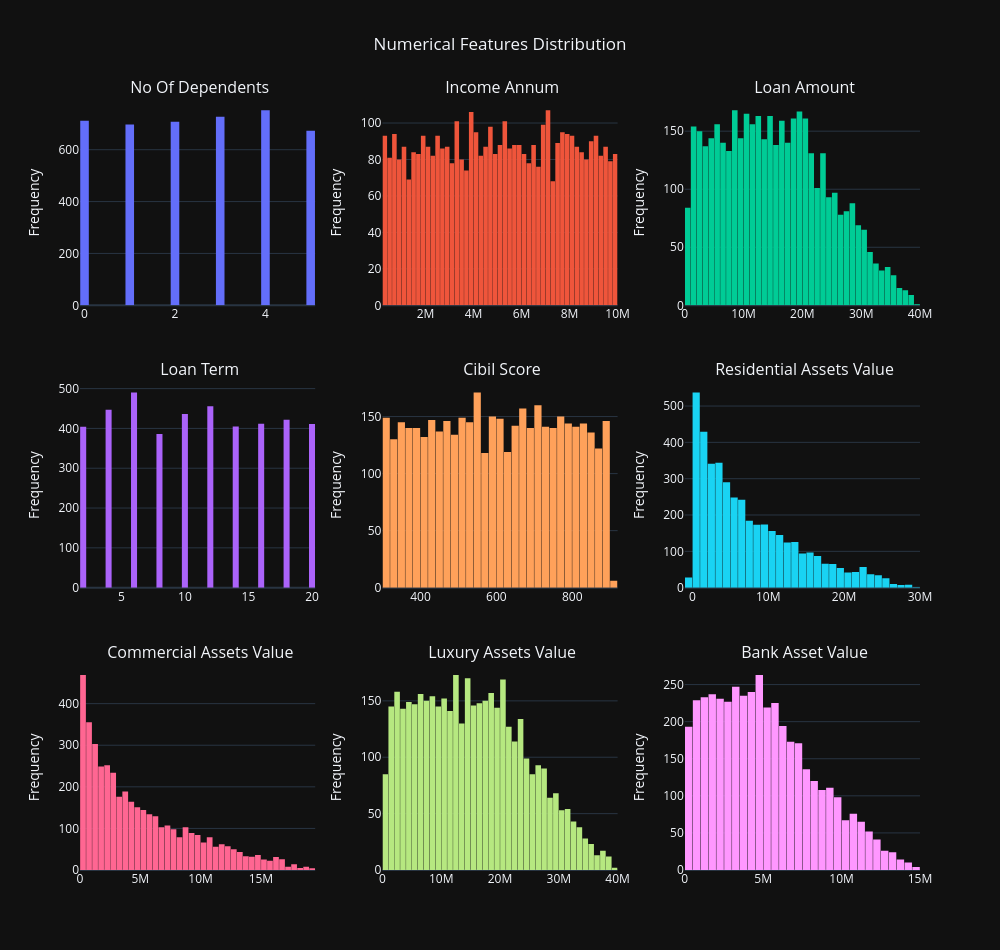

This figure's notebook cell:
### Code cell
num_cols = [' no_of_dependents', ' income_annum', ' loan_amount', ' loan_term', ' cibil_score', ' residential_assets_value', ' commercial_assets_value', ' luxury_assets_value', ' bank_asset_value']
colors = colors = px.colors.qualitative.Plotly

fig2 = make_subplots(rows= 3, 
                     cols= 3, 
                     subplot_titles= [j.replace("_", " ").title() for j in num_cols],
                     horizontal_spacing=0.08,
                     vertical_spacing=0.10)

rows, cols = 1 , 1

for i , col in enumerate(num_cols):

    color = colors[i % len(colors)]

    fig2.add_trace(
        go.Histogram(
        x=df[col],
        nbinsx=50,
        marker_color= color,
        name= col.replace("_", " ")
    ),
    row=rows,
    col=cols)

    fig2.update_yaxes(
        title_text="Frequency",
        row=rows,
        col=cols
    ) 

    cols += 1
    if cols > 3 :
        rows +=1 
        cols = 1   


fig2.update_layout(
    title="Numerical Features Distribution",
    title_x=0.5,
    template="plotly_dark",
    height=950,
    width=1000,
    bargap=0.05,
    showlegend=False
).show()

### Figure 1 — Plotly figure (JSON) as saved in the notebook; plotly's stock layout.template omitted (floating-point values rounded to 4 significant figures; data arrays with more than 128 entries replaced by an {"elided": "..."} marker saying what was removed)
{"data": [{"marker": {"color": "#636EFA"}, "name": " no of dependents", "nbinsx": 50, "type": "histogram", "x": {"elided": "4269 int values"}, "xaxis": "x", "yaxis": "y"}, {"marker": {"color": "#EF553B"}, "name": " income annum", "nbinsx": 50, "type": "histogram", "x": {"elided": "4269 int values"}, "xaxis": "x2", "yaxis": "y2"}, {"marker": {"color": "#00CC96"}, "name": " loan amount", "nbinsx": 50, "type": "histogram", "x": {"elided": "4269 int values"}, "xaxis": "x3", "yaxis": "y3"}, {"marker": {"color": "#AB63FA"}, "name": " loan term", "nbinsx": 50, "type": "histogram", "x": {"elided": "4269 int values"}, "xaxis": "x4", "yaxis": "y4"}, {"marker": {"color": "#FFA15A"}, "name": " cibil score", "nbinsx": 50, "type": "histogram", "x": {"elided": "4269 int values"}, "xaxis": "x5", "yaxis": "y5"}, {"marker": {"color": "#19D3F3"}, "name": " residential assets value", "nbinsx": 50, "type": "histogram", "x": {"elided": "4269 int values"}, "xaxis": "x6", "yaxis": "y6"}, {"marker": {"color": "#FF6692"}, "name": " commercial assets value", "nbinsx": 50, "type": "histogram", "x": {"elided": "4269 int values"}, "xaxis": "x7", "yaxis": "y7"}, {"marker": {"color": "#B6E880"}, "name": " luxury assets value", "nbinsx": 50, "type": "histogram", "x": {"elided": "4269 int values"}, "xaxis": "x8", "yaxis": "y8"}, {"marker": {"color": "#FF97FF"}, "name": " bank asset value", "nbinsx": 50, "type": "histogram", "x": {"elided": "4269 int values"}, "xaxis": "x9", "yaxis": "y9"}], "layout": {"annotations": [{"font": {"size": 16}, "showarrow": false, "text": " No Of Dependents", "x": 0.14, "xanchor": "center", "xref": "paper", "y": 1, "yanchor": "bottom", "yref": "paper"}, {"font": {"size": 16}, "showarrow": false, "text": " Income Annum", "x": 0.5, "xanchor": "center", "xref": "paper", "y": 1, "yanchor": "bottom", "yref": "paper"}, {"font": {"size": 16}, "showarrow": false, "text": " Loan Amount", "x": 0.86, "xanchor": "center", "xref": "paper", "y": 1, "yanchor": "bottom", "yref": "paper"}, {"font": {"size": 16}, "showarrow": false, "text": " Loan Term", "x": 0.14, "xanchor": "center", "xref": "paper", "y": 0.6333, "yanchor": "bottom", "yref": "paper"}, {"font": {"size": 16}, "showarrow": false, "text": " Cibil Score", "x": 0.5, "xanchor": "center", "xref": "paper", "y": 0.6333, "yanchor": "bottom", "yref": "paper"}, {"font": {"size": 16}, "showarrow": false, "text": " Residential Assets Value", "x": 0.86, "xanchor": "center", "xref": "paper", "y": 0.6333, "yanchor": "bottom", "yref": "paper"}, {"font": {"size": 16}, "showarrow": false, "text": " Commercial Assets Value", "x": 0.14, "xanchor": "center", "xref": "paper", "y": 0.2667, "yanchor": "bottom", "yref": "paper"}, {"font": {"size": 16}, "showarrow": false, "text": " Luxury Assets Value", "x": 0.5, "xanchor": "center", "xref": "paper", "y": 0.2667, "yanchor": "bottom", "yref": "paper"}, {"font": {"size": 16}, "showarrow": false, "text": " Bank Asset Value", "x": 0.86, "xanchor": "center", "xref": "paper", "y": 0.2667, "yanchor": "bottom", "yref": "paper"}], "bargap": 0.05, "height": 950, "showlegend": false, "title": {"text": "Numerical Features Distribution", "x": 0.5}, "width": 1000, "xaxis": {"anchor": "y", "domain": [0, 0.28]}, "xaxis2": {"anchor": "y2", "domain": [0.36, 0.64]}, "xaxis3": {"anchor": "y3", "domain": [0.72, 1]}, "xaxis4": {"anchor": "y4", "domain": [0, 0.28]}, "xaxis5": {"anchor": "y5", "domain": [0.36, 0.64]}, "xaxis6": {"anchor": "y6", "domain": [0.72, 1]}, "xaxis7": {"anchor": "y7", "domain": [0, 0.28]}, "xaxis8": {"anchor": "y8", "domain": [0.36, 0.64]}, "xaxis9": {"anchor": "y9", "domain": [0.72, 1]}, "yaxis": {"anchor": "x", "domain": [0.7333, 1], "title": {"text": "Frequency"}}, "yaxis2": {"anchor": "x2", "domain": [0.7333, 1], "title": {"text": "Frequency"}}, "yaxis3": {"anchor": "x3", "domain": [0.7333, 1], "title": {"text": "Frequency"}}, "yaxis4": {"anchor": "x4", "domain": [0.3667, 0.6333], "title": {"text": "Frequency"}}, "yaxis5": {"anchor": "x5", "domain": [0.3667, 0.6333], "title": {"text": "Frequency"}}, "yaxis6": {"anchor": "x6", "domain": [0.3667, 0.6333], "title": {"text": "Frequency"}}, "yaxis7": {"anchor": "x7", "domain": [0, 0.2667], "title": {"text": "Frequency"}}, "yaxis8": {"anchor": "x8", "domain": [0, 0.2667], "title": {"text": "Frequency"}}, "yaxis9": {"anchor": "x9", "domain": [0, 0.2667], "title": {"text": "Frequency"}}}}
